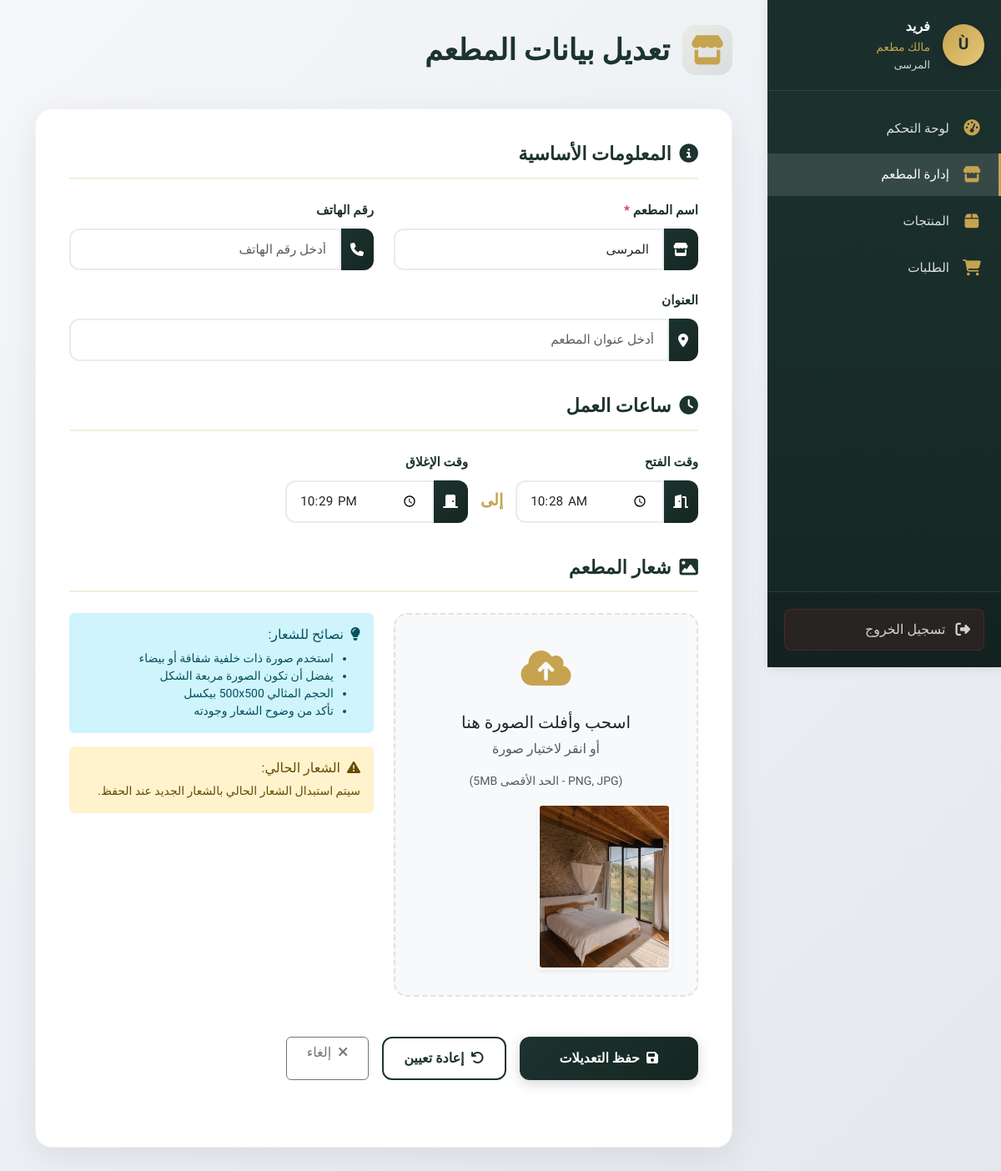
The page /web/admin/restaurant_edit.php (signed in) on the database its author committed.
### tables this page shows
CREATE TABLE `restaurants` (
  `id` int(11) NOT NULL,
  `name` varchar(255) NOT NULL,
  `logo` varchar(255) DEFAULT NULL,
  `owner_id` int(11) NOT NULL,
  `address` varchar(255) DEFAULT NULL,
  `description` text DEFAULT NULL,
  `phone` varchar(50) DEFAULT NULL,
  `working_hours` varchar(100) DEFAULT NULL,
  `status` enum('active','inactive') DEFAULT 'active',
  `created_at` timestamp NULL DEFAULT current_timestamp()
);

### web/admin/restaurant_edit.php (the view, shortened to what this page needs)
<?php
require_once __DIR__ . '/includes/db.php';
$user_id = (int)($_SESSION['user_id'] ?? 0);
$stmt = $pdo->prepare("
  SELECT
    restaurants.id AS id,
    restaurants.name AS name,
    restaurants.phone AS phone,
    restaurants.address AS address,
    restaurants.working_hours AS working_hours,
    restaurants.logo AS logo,
    restaurants.status AS status,
    restaurants.owner_id AS owner_id
  FROM restaurants
  WHERE restaurants.owner_id = ?
  LIMIT 1
");
$stmt->execute([$user_id]);
$restaurant = $stmt->fetch(PDO::FETCH_ASSOC);
$working_hours_raw = (string)($restaurant['working_hours'] ?? '');
$working_hours = explode(' - ', $working_hours_raw);
$open_time = trim($working_hours[0] ?? '');
$close_time = trim($working_hours[1] ?? '');
$logo_file = (string)($restaurant['logo'] ?? '');
$logo_url = '';
if ($logo_file !== '') {
  $public_url = "/grad_project/backend/public/uploads/restaurants/" . rawurlencode($logo_file);
  $fs_path = realpath(__DIR__ . "/../backend/public/uploads/restaurants/") . DIRECTORY_SEPARATOR . $logo_file;
  if ($fs_path && file_exists($fs_path)) {
    $logo_url = $public_url;
  } else {
    $logo_url = '';
  }
}
?>
<!DOCTYPE html>
<html lang="ar" dir="rtl">
<head>
  <link href="https://cdn.jsdelivr.net/npm/bootstrap@5.3.3/dist/css/bootstrap.rtl.min.css" rel="stylesheet">
  <link rel="stylesheet" href="https://cdnjs.cloudflare.com/ajax/libs/font-awesome/6.5.0/css/all.min.css">
</head>
<body>
  <?php include __DIR__ . '/includes/sidebar_owner.php'; ?>
  <div class="main-content">
    <div class="container-fluid">
      <div class="page-header">
        <div class="d-flex align-items-center">
          <h1 class="page-title">
            <i class="fas fa-store"></i>
            تعديل بيانات المطعم
          </h1>
        </div>
      </div>
      <div class="content-card">
        <form id="editRestaurantForm" enctype="multipart/form-data" method="post">
          <div class="form-section">
            <h3 class="section-title">
              <i class="fas fa-info-circle text-gold"></i>
              المعلومات الأساسية
            </h3>
            <div class="row g-4">
              <div class="col-md-6">
                <label class="form-label">اسم المطعم <span class="text-danger">*</span></label>
                <div class="input-group">
                  <span class="input-group-text"><i class="fas fa-store"></i></span>
                  <input type="text" name="name"
                    value="<?= htmlspecialchars((string)($restaurant['name'] ?? ''), ENT_QUOTES, 'UTF-8') ?>"
                    class="form-control" required placeholder="أدخل اسم المطعم">
                </div>
              </div>
              <div class="col-md-6">
                <label class="form-label">رقم الهاتف</label>
                <div class="input-group">
                  <span class="input-group-text"><i class="fas fa-phone"></i></span>
                  <input type="text" name="phone"
                    value="<?= htmlspecialchars((string)($restaurant['phone'] ?? ''), ENT_QUOTES, 'UTF-8') ?>"
                    class="form-control" placeholder="أدخل رقم الهاتف">
                </div>
              </div>
              <div class="col-12">
                <label class="form-label">العنوان</label>
                <div class="input-group">
                  <span class="input-group-text"><i class="fas fa-map-marker-alt"></i></span>
                  <input type="text" name="address"
                    value="<?= htmlspecialchars((string)($restaurant['address'] ?? ''), ENT_QUOTES, 'UTF-8') ?>"
                    class="form-control" placeholder="أدخل عنوان المطعم">
                </div>
              </div>
            </div>
          </div>
          <div class="form-section">
            <h3 class="section-title">
              <i class="fas fa-clock text-gold"></i>
              ساعات العمل
            </h3>
            <div class="row">
              <div class="col-md-8">
                <div class="time-inputs">
                  <div class="time-input-group">
                    <label class="form-label">وقت الفتح</label>
                    <div class="input-group">
                      <span class="input-group-text"><i class="fas fa-door-open"></i></span>
                      <input type="time" name="open_time"
                        value="<?= htmlspecialchars($open_time, ENT_QUOTES, 'UTF-8') ?>"
                        class="form-control">
                    </div>
                  </div>
                  <div class="time-separator">إلى</div>
                  <div class="time-input-group">
                    <label class="form-label">وقت الإغلاق</label>
                    <div class="input-group">
                      <span class="input-group-text"><i class="fas fa-door-closed"></i></span>
                      <input type="time" name="close_time"
                        value="<?= htmlspecialchars($close_time, ENT_QUOTES, 'UTF-8') ?>"
                        class="form-control">
                    </div>
                  </div>
                </div>
              </div>
            </div>
          </div>
          <div class="form-section">
            <h3 class="section-title">
              <i class="fas fa-image text-gold"></i>
              شعار المطعم
            </h3>
            <div class="row">
              <div class="col-md-6">
                <div class="image-upload-container" id="imageUploadContainer">
                  <div class="upload-icon">
                    <i class="fas fa-cloud-upload-alt"></i>
                  </div>
                  <h5>اسحب وأفلت الصورة هنا</h5>
                  <p class="text-muted">أو انقر لاختيار صورة</p>
                  <p class="small text-muted">(PNG, JPG - الحد الأقصى 5MB)</p>
                  <img
                    src="<?= $logo_url !== '' ? htmlspecialchars($logo_url, ENT_QUOTES, 'UTF-8') : '' ?>"
                    class="image-preview rounded shadow-sm"
                    id="imagePreview"
                    style="object-fit:cover; <?= $logo_url === '' ? 'display:none;' : 'display:block;' ?>">
                </div>
              </div>
              <div class="col-md-6">
                <div class="alert alert-info border-0 rounded-12">
                  <h6><i class="fas fa-lightbulb me-2"></i>نصائح للشعار:</h6>
                  <ul class="mb-0 mt-2 small">
                    <li>استخدم صورة ذات خلفية شفافة أو بيضاء</li>
                    <li>يفضل أن تكون الصورة مربعة الشكل</li>
                    <li>الحجم المثالي 500x500 بيكسل</li>
                    <li>تأكد من وضوح الشعار وجودته</li>
                  </ul>
                </div>
                <?php if ($logo_url !== ''): ?>
                  <div class="alert alert-warning border-0 rounded-12 mt-3">
                    <h6><i class="fas fa-exclamation-triangle me-2"></i>الشعار الحالي:</h6>
                    <p class="mb-0 small">سيتم استبدال الشعار الحالي بالشعار الجديد عند الحفظ.</p>
                  </div>
                <?php endif; ?>
              </div>
            </div>
          </div>
          <div class="form-section text-start mt-5">
            <div class="d-flex gap-3 flex-wrap">
              <button type="submit" class="btn btn-primary px-5">
                <i class="fas fa-save me-2"></i>حفظ التعديلات
              </button>
              <button type="button" class="btn btn-outline-primary px-4" onclick="resetForm()">
                <i class="fas fa-undo me-2"></i>إعادة تعيين
              </button>
              <a href="dashboard.php" class="btn btn-outline-secondary px-4">
                <i class="fas fa-times me-2"></i>إلغاء
              </a>
            </div>
          </div>
        </form>
      </div>
    </div>
  </div>
  <div class="position-fixed bottom-0 start-0 p-4" style="z-index: 1080">
  </div>
</body>
</html>

### web/admin/includes/sidebar_owner.php (shortened to what this page needs)
<?php
$current_page = basename($_SERVER['PHP_SELF']);
require_once __DIR__ . '/../includes/db.php';
$owner_id = $_SESSION['user_id'];
$restaurant_stmt = $pdo->prepare("SELECT name FROM restaurants WHERE owner_id = ?");
$restaurant_stmt->execute([$owner_id]);
$restaurant = $restaurant_stmt->fetch(PDO::FETCH_ASSOC);
$restaurant_name = $restaurant ? $restaurant['name'] : 'مطعمك';
?>
<aside class="sidebar">
  <div class="user-info">
    <div class="user-avatar">
      <?= strtoupper(substr($_SESSION['name'], 0, 1)) ?>
    </div>
    <div class="user-details">
      <div class="user-name"><?= htmlspecialchars($_SESSION['name']) ?></div>
      <div class="user-role">مالك مطعم</div>
      <div class="restaurant-name"><?= htmlspecialchars($restaurant_name) ?></div>
    </div>
  </div>
  <nav class="sidebar-nav">
    <ul class="nav-links">
      <li>
        <a href="dashboard.php" class="nav-link <?= $current_page === 'dashboard.php' ? 'active' : '' ?>">
          <i class="fas fa-tachometer-alt"></i>
          <span class="link-text">لوحة التحكم</span>
        </a>
      </li>
      <li>
        <a href="restaurant_edit.php" class="nav-link <?= $current_page === 'restaurant_edit.php' ? 'active' : '' ?>">
          <i class="fas fa-store"></i>
          <span class="link-text">إدارة المطعم</span>
        </a>
      </li>
      <li>
        <a href="products.php" class="nav-link <?= $current_page === 'products.php' ? 'active' : '' ?>">
          <i class="fas fa-box"></i>
          <span class="link-text">المنتجات</span>
        </a>
      </li>
      <li>
        <a href="orders.php" class="nav-link <?= $current_page === 'orders.php' ? 'active' : '' ?>">
          <i class="fas fa-shopping-cart"></i>
          <span class="link-text">الطلبات</span>
        </a>
      </li>
    </ul>
  </nav>
  <div class="sidebar-footer">
    <a href="logout.php" class="logout-btn">
      <i class="fas fa-sign-out-alt"></i>
      <span>تسجيل الخروج</span>
    </a>
  </div>
</aside>

### web/admin/restaurant_edit.php (style rules this page uses)
:root { --main-color: #1C332F; --gold: #C6A34F; --light-bg: #f8f9fa; --white: #ffffff; --transition: all 0.3s ease; }
body { font-family: 'Tajawal', sans-serif; background: linear-gradient(135deg, #f5f7fa 0%, #e4e8ed 100%); min-height: 100vh; padding-right: 280px; }
.main-content { padding: 30px; min-height: 100vh; }
.content-card { background: var(--white); border-radius: 20px; padding: 40px; box-shadow: 0 10px 40px rgba(0, 0, 0, 0.08); border: 1px solid rgba(0, 0, 0, 0.05); margin-bottom: 30px; }
.page-header { display: flex; justify-content: space-between; align-items: center; margin-bottom: 40px; flex-wrap: wrap; gap: 20px; }
.page-title { color: var(--main-color); font-weight: 800; font-size: 2.2rem; margin: 0; display: flex; align-items: center; gap: 15px; }
.page-title i { color: var(--gold); background: linear-gradient(135deg, rgba(198, 163, 79, 0.1) 0%, rgba(28, 51, 47, 0.1) 100%); width: 60px; height: 60px; border-radius: 16px; display: flex; align-items: center; justify-content: center; }
.form-section { margin-bottom: 40px; }
.section-title { color: var(--main-color); font-weight: 700; font-size: 1.4rem; margin-bottom: 25px; padding-bottom: 15px; border-bottom: 2px solid rgba(198, 163, 79, 0.2); display: flex; align-items: center; gap: 10px; }
.form-label { color: var(--main-color); font-weight: 600; margin-bottom: 10px; font-size: 0.95rem; }
.form-control, .form-select { border: 2px solid #e9ecef; border-radius: 12px; padding: 12px 16px; font-size: 0.95rem; transition: var(--transition); background: var(--white); }
.input-group-text { background: linear-gradient(135deg, var(--main-color) 0%, #152622 100%); color: white; border: none; border-radius: 12px; }
.image-upload-container { position: relative; border: 2px dashed #dee2e6; border-radius: 16px; padding: 30px; text-align: center; transition: var(--transition); background: #f8f9fa; cursor: pointer; }
.upload-icon { font-size: 3rem; color: var(--gold); margin-bottom: 15px; }
.image-preview { max-width: 200px; max-height: 200px; border-radius: 12px; box-shadow: 0 4px 20px rgba(0, 0, 0, 0.1); border: 3px solid var(--white); display: none; }
.time-inputs { display: flex; gap: 15px; align-items: end; }
.time-input-group { flex: 1; }
.time-separator { color: var(--gold); font-weight: bold; font-size: 1.2rem; padding-bottom: 12px; }
.btn-primary { background: linear-gradient(135deg, var(--main-color) 0%, #152622 100%); border: none; border-radius: 12px; padding: 14px 30px; font-weight: 600; font-size: 1rem; transition: var(--transition); box-shadow: 0 4px 15px rgba(28, 51, 47, 0.2); }
.btn-outline-primary { border: 2px solid var(--main-color); color: var(--main-color); border-radius: 12px; padding: 12px 25px; font-weight: 600; transition: var(--transition); }

### rows shown on the page
restaurants: name "المرسى", open_time "10:28", close_time "22:29", logo (picture)

### other values the page prints
substr($_SESSION['name'], 0, 1) "Ù"
$_SESSION['name'] "فريد"
